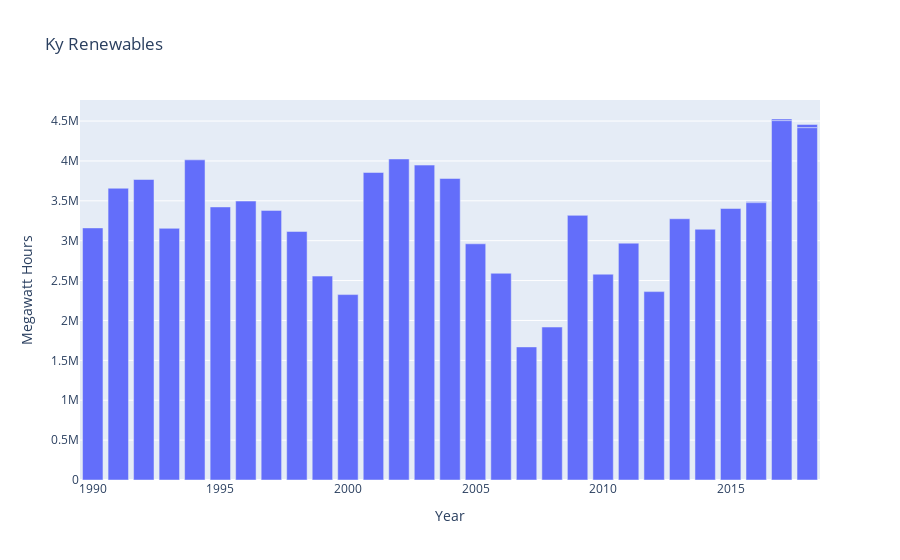

Here is the notebook cell this chart was saved with:
### Code cell
#plotly visualization of renewable energy production in Ky by Megawatt Hour

ky_ren_pl = px.bar(ky, x='Year', y='Generation(Megawatt_Hours)', labels={'Generation(Megawatt_Hours)':'Megawatt Hours'},
                  title='Ky Renewables')

pio.write_html(ky_ren_pl, file='Ky_Renewables.html', auto_open=False)
              #'wind_as_per':'Percentage of Wind vs Total'}, hover_data=['wind_as_per'], color='wind_as_per',

ky_ren_pl.show()

### Figure 1 — Plotly figure (JSON) as saved in the notebook; plotly's stock layout.template omitted (floating-point values rounded to 4 significant figures)
{"data": [{"alignmentgroup": "True", "hoverlabel": {"namelength": 0}, "hovertemplate": "Year=%{x}<br>Megawatt Hours=%{y}", "legendgroup": "", "marker": {"color": "#636efa"}, "name": "", "offsetgroup": "", "orientation": "v", "showlegend": false, "textposition": "auto", "type": "bar", "x": [1990, 1991, 1992, 1993, 1994, 1995, 1996, 1997, 1998, 1999, 2000, 2001, 2002, 2003, 2004, 2005, 2006, 2007, 2008, 2009, 2010, 2011, 2012, 2013, 2014, 2015, 2016, 2016, 2017, 2017, 2018, 2018], "xaxis": "x", "y": [3160383, 3657801, 3767232, 3155113, 4013590, 3423478, 3496989, 3380233, 3116018, 2556572, 2324568, 3855508, 4024749, 3948052, 3780251, 2961193, 2591701, 1668587, 1917470, 3317641, 2580246, 2969312, 2361782, 3275214, 3143567, 3403481, 3477930, 11732, 4506018, 19885, 4417833, 39436], "yaxis": "y"}], "layout": {"barmode": "relative", "legend": {"tracegroupgap": 0}, "title": {"text": "Ky Renewables"}, "xaxis": {"anchor": "y", "domain": [0, 1], "title": {"text": "Year"}}, "yaxis": {"anchor": "x", "domain": [0, 1], "title": {"text": "Megawatt Hours"}}}}
